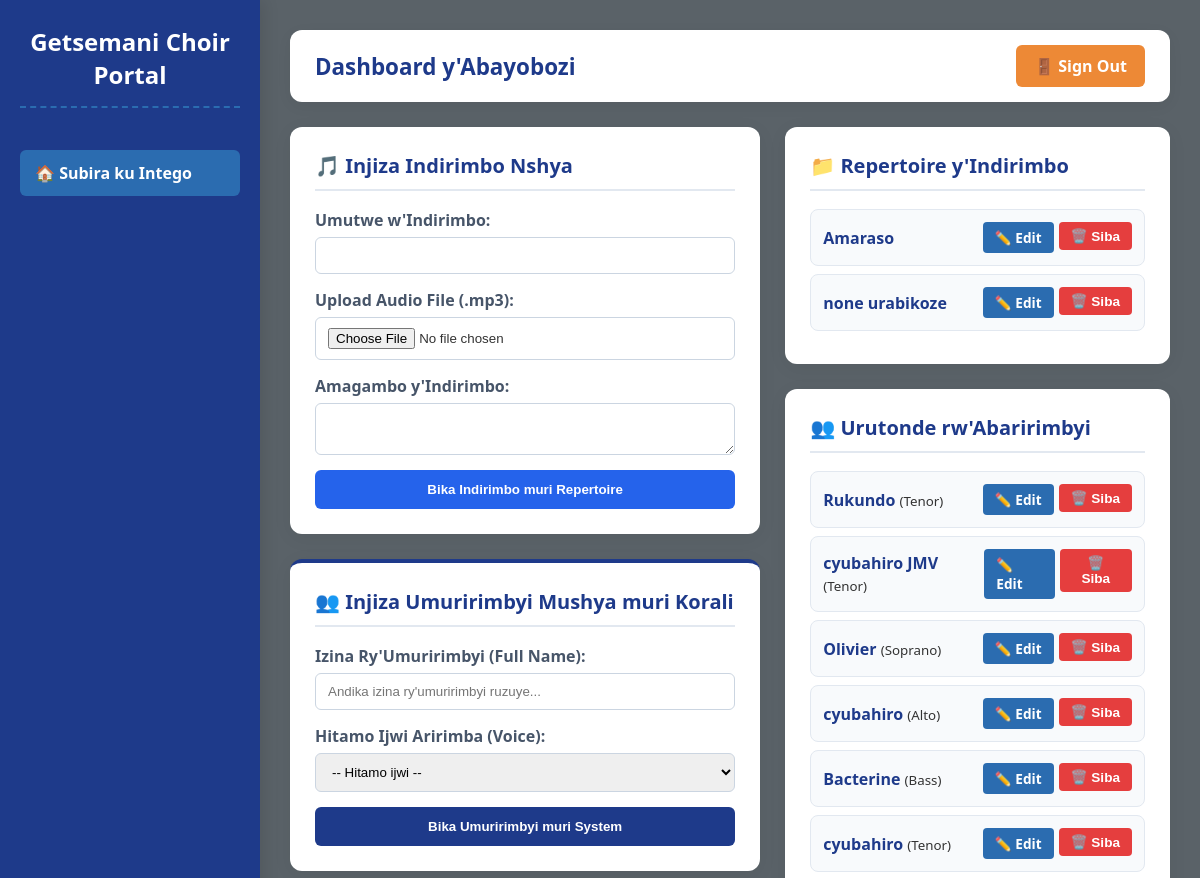
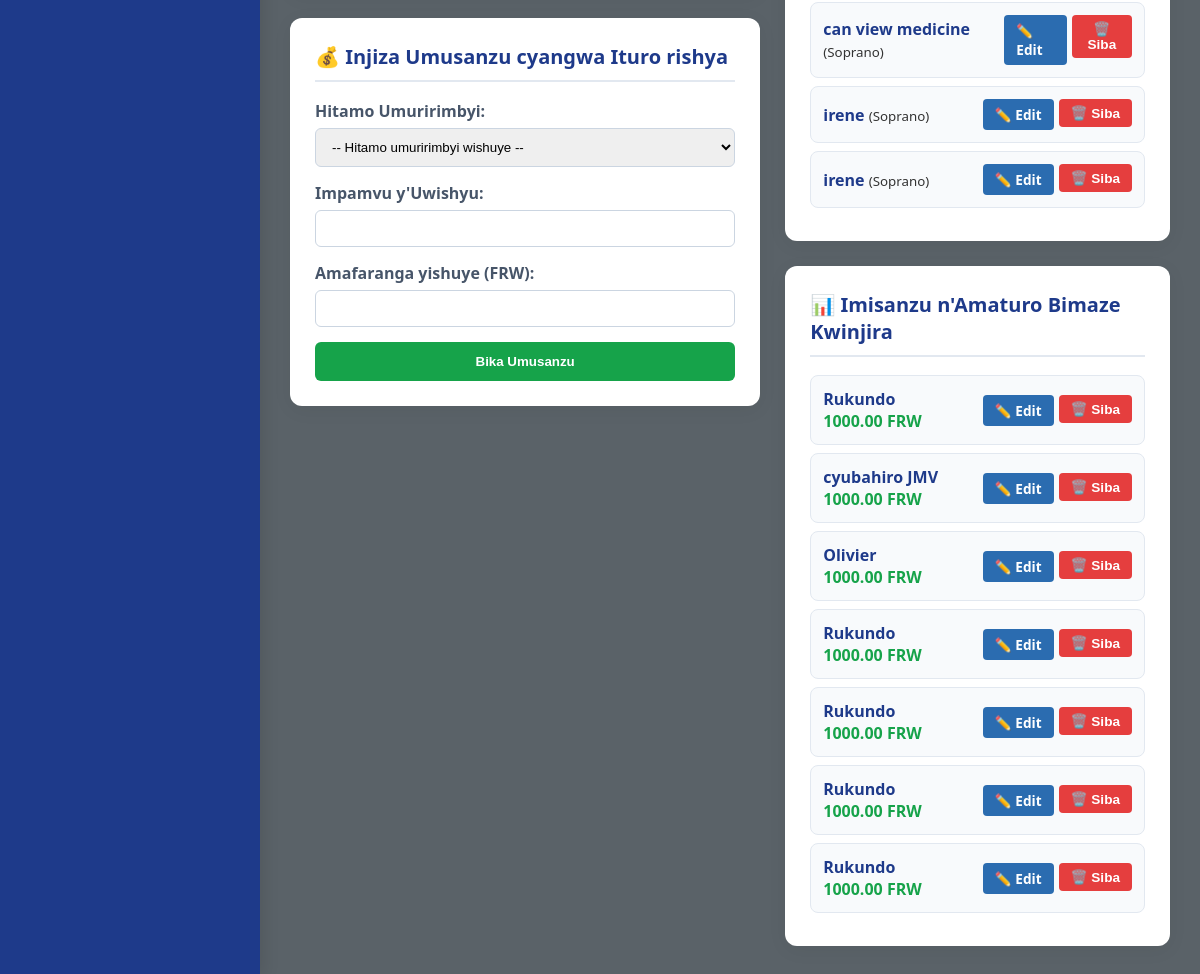
Page /panel/ (signed in) on the earlier database version (2 pictures, top to bottom).
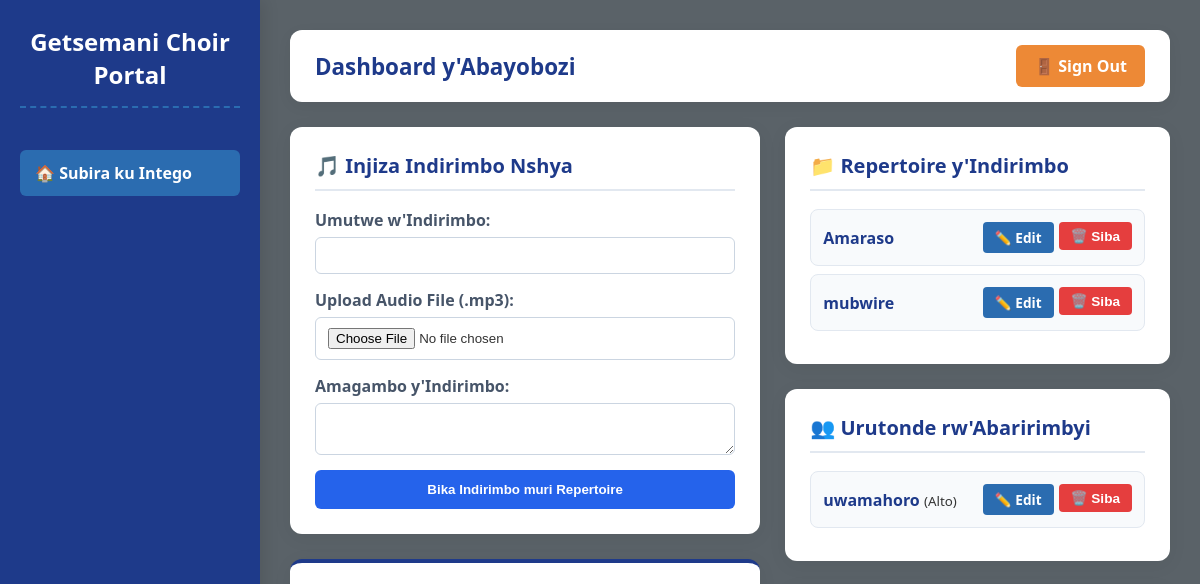
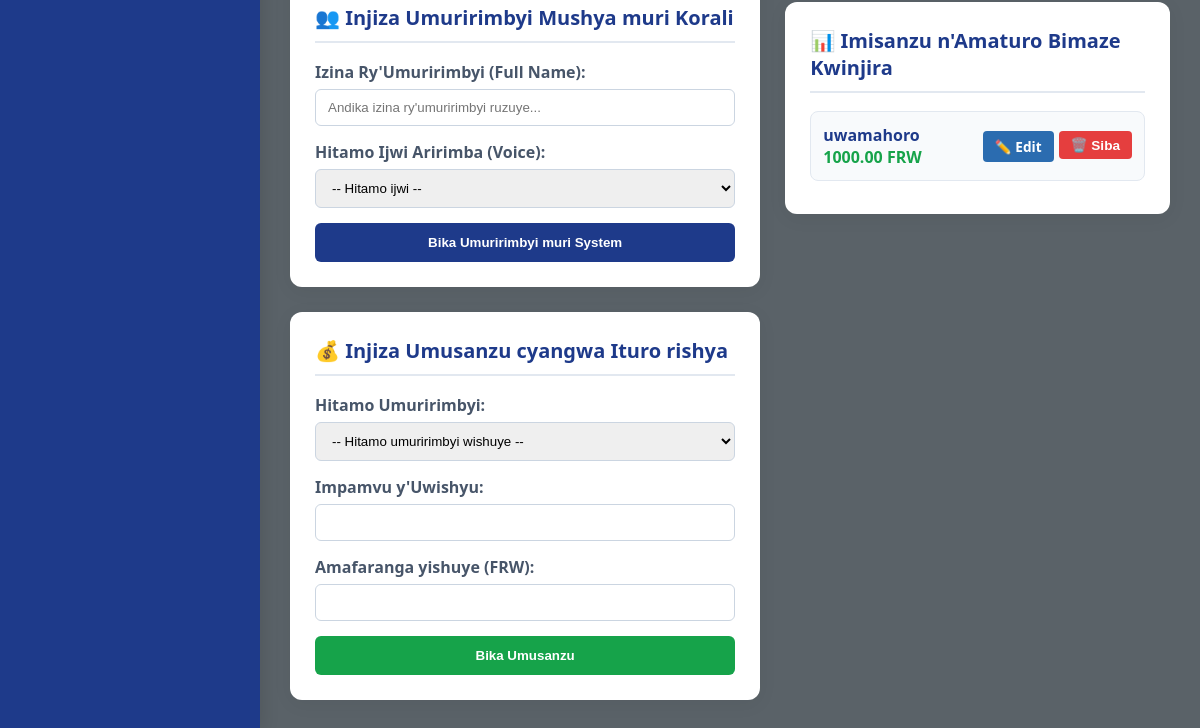
Same page on the later database version (2 pictures, top to bottom).
### choir_app/models.py (models this page shows, shortened)
class Song(models.Model):
    title = models.CharField(max_length=200)
    lyrics = models.TextField()
    audio_file = models.FileField(upload_to='choir_audios/', blank=True, null=True)

class Member(models.Model):
    VOICE_CHOICES = [
        ('Soprano', 'Soprano'),
        ('Alto', 'Alto'),
        ('Tenor', 'Tenor'),
        ('Bass', 'Bass'),
    ]
    name = models.CharField(max_length=200)
    voice = models.CharField(max_length=50, choices=VOICE_CHOICES)

class Contribution(models.Model):
    member = models.ForeignKey(Member, on_delete=models.CASCADE)
    purpose = models.CharField(max_length=200)
    amount = models.DecimalField(max_digits=10, decimal_places=2)
    date_paid = models.DateField(auto_now_add=True)

### choir_app/views.py (the view, shortened to what this page needs)
# urls.py: path('panel/', views.dashboard, name='dashboard'),
@login_required(login_url='/login/')
def dashboard(request):
    if request.user.username != 'admin_getsemani' and not request.user.is_superuser:
        logout(request) # Guhita asohorwa muli system mfuruka y'imbere (Strict Terminate)
        messages.error(request, "Ntabwo mufite uburenganzira bw'Ubuyobozi bwo kureba iyi Panel!")
        return redirect('login')
    members = Member.objects.all()
    songs = Song.objects.all()
    contributions = Contribution.objects.all()
    member_form = MemberForm(request.POST or None)
    contribution_form = ContributionForm(request.POST or None)
    if request.method == 'POST' and 'add_song' in request.POST:
        song_form = SongForm(request.POST, request.FILES)
        if song_form.is_valid():
            song_form.save()
            messages.success(request, "Indirimbo nshya yamaze kwinjira muli Repertoire!")
            return redirect('/panel/')
    else:
        song_form = SongForm()
    context = {
        'members': members,
        'songs': songs,
        'contributions': contributions,
        'member_form': member_form,
        'contribution_form': contribution_form,
        'song_form': song_form,
    }
    return render(request, 'choir_app/dashboard_new.html', context)

### choir_app/forms.py
class MemberForm(forms.ModelForm):
    class Meta:
        model = Member
        fields = ['name', 'voice']

class ContributionForm(forms.ModelForm):
    class Meta:
        model = Contribution
        fields = ['member', 'purpose', 'amount']

### choir_app/templates/choir_app/dashboard_new.html (shortened to what the changed rows need)
<!DOCTYPE html>
<html lang="en">
<head>
</head>
<body>
    <div class="main-workspace">
        <div class="workspace-header">
            <h2>Dashboard y'Abayobozi</h2>
        </div>
        <div class="grid-layout">
            <div class="right-tables-column">
                <div class="content-card">
                    {% for song in songs %}
                        <div class="data-item-row">
                            <div>
                                <strong style="color:#1e3a8a;">{{ song.title }}</strong>
                            </div>
                            <div style="display:flex; gap:5px;">
                                <a href="{% url 'edit_song' song.id %}" class="btn-action-edit">✏️ Edit</a>
                                <form action="{% url 'delete_song' song.id %}" method="POST" style="margin:0;">
                                    <button type="submit" class="btn-action-delete">🗑️ Siba</button>
                                </form>
                            </div>
                        </div>
                    {% endfor %}
                </div>
                <div class="content-card">
                    {% for member in members %}
                        <div class="data-item-row">
                            <div>
                                <strong style="color:#1e3a8a;">{{ member.name }}</strong> <small>({{ member.voice }})</small>
                            </div>
                            <div style="display:flex; gap:5px;">
                                <a href="{% url 'edit_member' member.id %}" class="btn-action-edit">✏️ Edit</a>
                                <form action="{% url 'delete_member' member.id %}" method="POST" style="margin:0;">
                                    <button type="submit" class="btn-action-delete">🗑️ Siba</button>
                                </form>
                            </div>
                        </div>
                    {% endfor %}
                </div>
                <div class="content-card">
                    {% for contribution in contributions %}
                        <div class="data-item-row">
                            <div>
                                <strong style="color:#1e3a8a;">{{ contribution.member.name }}</strong>
                                <br><span style="color:#16a34a; font-weight:bold;">{{ contribution.amount }} FRW</span>
                            </div>
                            <div style="display:flex; gap:5px;">
                                <a href="{% url 'edit_contribution' contribution.id %}" class="btn-action-edit">✏️ Edit</a>
                                <form action="{% url 'delete_contribution' contribution.id %}" method="POST" style="margin:0;">
                                    <button type="submit" class="btn-action-delete">🗑️ Siba</button>
                                </form>
                            </div>
                        </div>
                    {% endfor %}
                </div>
            </div>
        </div>
    </div>
</body>
</html>

Differences in the rows shown:
removed Song: title "none urabikoze"
removed Member: name "Rukundo", voice "Tenor"
removed Member: name "cyubahiro JMV", voice "Tenor"
removed Member: name "Olivier", voice "Soprano"
removed Member: name "cyubahiro", voice "Alto"
removed Member: name "Bacterine", voice "Bass"
removed Member: name "cyubahiro", voice "Tenor"
removed Member: name "can view medicine", voice "Soprano"
removed Member: name "irene", voice "Soprano"
removed Member: name "irene", voice "Soprano"
removed Contribution: member.name "Rukundo", amount "1000.00"
removed Contribution: member.name "cyubahiro JMV", amount "1000.00"
removed Contribution: member.name "Olivier", amount "1000.00"
removed Contribution: member.name "Rukundo", amount "1000.00"
removed Contribution: member.name "Rukundo", amount "1000.00"
removed Contribution: member.name "Rukundo", amount "1000.00"
removed Contribution: member.name "Rukundo", amount "1000.00"
added Song: title "mubwire"
added Member: name "uwamahoro", voice "Alto"
added Contribution: member.name "uwamahoro", amount "1000.00"
